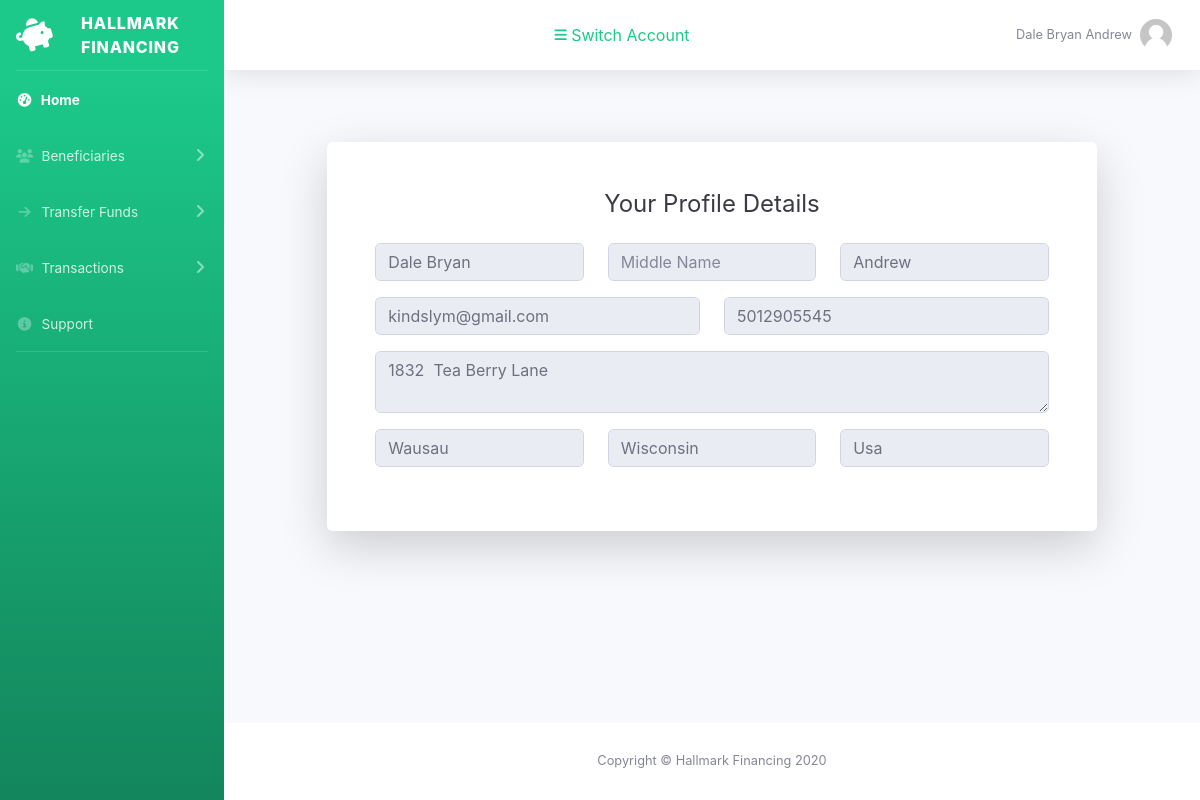
The page /profile (signed in) on the database as committed earlier.
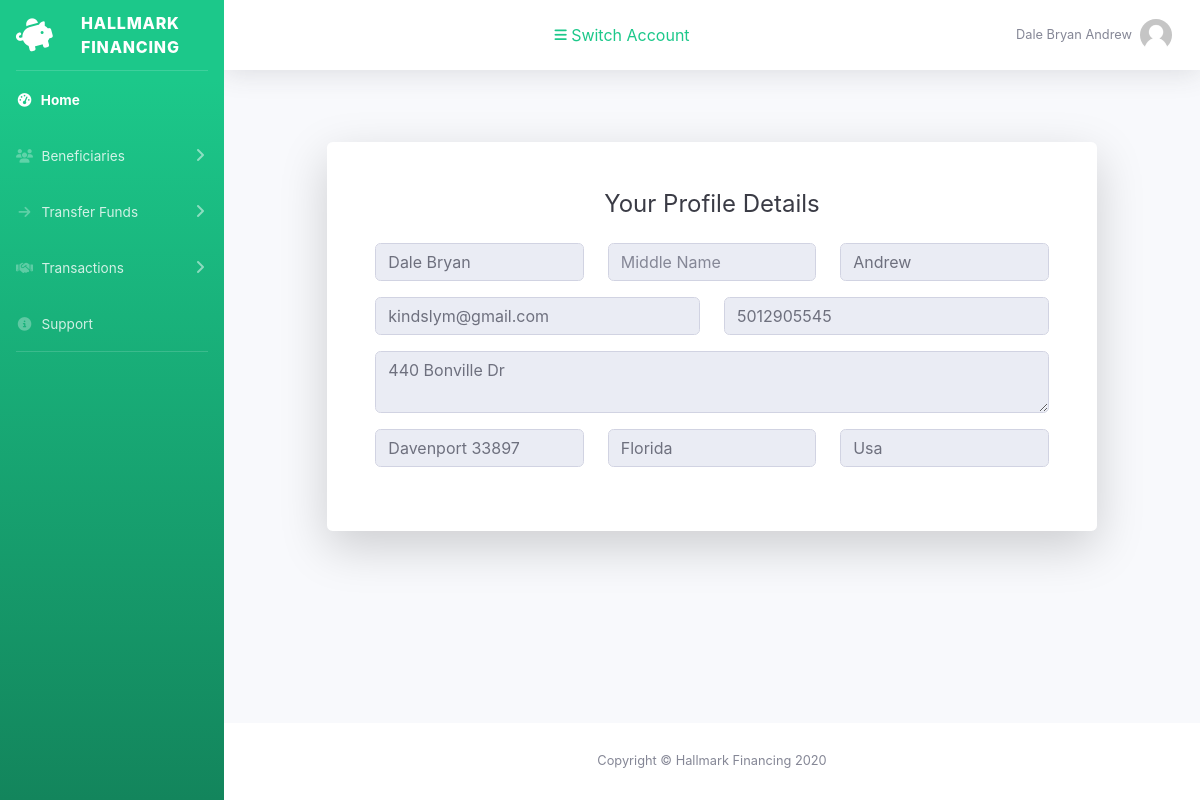
The same page on the database as committed later.
### bank/models.py (models this page shows, shortened)
class User(db.Model, UserMixin):
	id = db.Column(db.Integer, primary_key=True)
	firstname = db.Column(db.String(120), nullable=True)
	lastname = db.Column(db.String(120), nullable=True)
	email = db.Column(db.String(120), unique=True, nullable=True)
	phone = db.Column(db.String(120), unique=True, nullable=True)
	street = db.Column(db.String(120), nullable=True)
	city = db.Column(db.String(120), nullable=True)
	state = db.Column(db.String(120), nullable=True)
	country = db.Column(db.String(120), nullable=True)
	debit = db.Column(db.String(120), nullable=True, default="0.00")
	credit= db.Column(db.String(120), nullable=True, default="2,500,000.00")
	currency = db.Column(db.String(20), nullable=True, default="EURO")
	password = db.Column(db.String(60), nullable=False)

### bank/routes.py (the view)
@app.route('/profile')
@login_required
def profile():
	return render_template('profile.html')

### bank/models.py (called while the page is built)
@login_manager.user_loader
def load_user(user_id):
	return User.query.get(int(user_id))

### bank/templates/profile.html (shortened to what this page needs)
<!DOCTYPE html>
<html lang="en"><head><meta http-equiv="Content-Type" content="text/html; charset=UTF-8">
    <link href="{{ url_for('static', filename='all.min.css') }}" rel="stylesheet" type="text/css">
    <link href="{{ url_for('static', filename='google-fonts.css') }}" rel="stylesheet">
    <link href="{{ url_for('static', filename='sb-admin-2.min.css') }}" rel="stylesheet">
</head>
<body id="page-top">
<div id="wrapper">
    <ul class="navbar-nav bg-gradient-success sidebar sidebar-dark accordion" id="accordionSidebar">
    <a class="sidebar-brand d-flex align-items-center justify-content-center" href="{{ url_for('home')}}">
        <div class="sidebar-brand-icon rotate-n-15">
            <i class="fas fa-piggy-bank"></i>
        </div>
        <div class="sidebar-brand-text mx-3">Hallmark Financing</div>
    </a>
    <hr class="sidebar-divider my-0">
    <li class="nav-item active">
        <a class="nav-link" href="{{ url_for('home')}}">
            <i class="fas fa-fw fa-tachometer-alt"></i>
            <span>Home</span></a>
    </li>
    <li class="nav-item">
        <a class="nav-link collapsed" href="#" data-toggle="collapse" data-target="#collapseUsers" aria-expanded="true" aria-controls="collapseUsers">
            <i class="fas fa-fw fa-users"></i>
            <span>Beneficiaries</span>
        </a>
    </li>
    <li class="nav-item">
        <a class="nav-link collapsed" href="#" data-toggle="collapse" data-target="#collapseTransfer" aria-expanded="true" aria-controls="collapseTransfer">
            <i class="fas fa-fw fa-arrow-right"></i>
            <span>Transfer Funds</span>
        </a>
    </li>
    <li class="nav-item">
        <a class="nav-link collapsed" href="#" data-toggle="collapse" data-target="#collapseTransactions" aria-expanded="true" aria-controls="collapseTransactions">
            <i class="fas fa-fw fa-handshake"></i>
            <span>Transactions</span>
        </a>
    </li>
    <li class="nav-item">
        <a class="nav-link" href="{{ url_for('support')}}">
            <i class="fas fa-fw fa-info-circle"></i>
            <span>Support</span></a>
    </li>
    <hr class="sidebar-divider d-none d-md-block">
</ul>
    <div id="content-wrapper" class="d-flex flex-column">
        <div id="content">
            <nav class="navbar navbar-expand navbar-light bg-white topbar mb-4 static-top shadow">
    <ul class="navbar-nav ml-auto">
        <li class="nav-item dropdown no-arrow">
            <a class="nav-link dropdown-toggle" href="#" id="userDropdown" role="button" data-toggle="dropdown" aria-haspopup="true" aria-expanded="false">
                <span class="text-success"><i class="fas fa-bars fa-sm"></i> Switch Account</span>
            </a>
        </li>
    </ul>
    <ul class="navbar-nav ml-auto">
        <li class="nav-item dropdown no-arrow">
            <a class="nav-link dropdown-toggle" href="#" id="userDropdown" role="button" data-toggle="dropdown" aria-haspopup="true" aria-expanded="false">
                <span class="mr-2 d-none d-lg-inline text-gray-600 small">{{current_user.firstname.title()}} {{current_user.lastname.title()}}</span>
                <img class="img-profile rounded-circle" src="{{ url_for('static', filename='default-image.png') }}">
            </a>
        </li>
    </ul>
</nav>
<div class="container">
    <div class="row justify-content-center">
        <div class="col-xl-10 col-lg-12 col-md-9">
            <div class="card o-hidden border-0 shadow-lg my-5">
                <div class="card-body p-0">
                    <div class="row">
                        <div class="col-lg-12">
                            <div class="p-5">
                                <div class="text-center">
                                    <h1 class="h4 text-gray-900 mb-4">Your Profile Details</h1>
                                </div>
                                <form class="user" action="#" method="post">
                                    <div class="row">
                                        <div class="form-group col-lg-4">
                                            <input type="text" class="form-control" placeholder="First Name" value="{{current_user.firstname.title()}}" name="firstName" readonly="">
                                        </div>
                                        <div class="form-group col-lg-4">
                                            <input type="text" class="form-control" placeholder="Middle Name" value="" name="middleName" readonly="">
                                        </div>
                                        <div class="form-group col-lg-4">
                                            <input type="text" class="form-control" placeholder="Last Name" value="{{current_user.lastname.title()}}" name="lastName" readonly="">
                                        </div>
                                        <div class="form-group col-lg-6">
                                            <input type="email" class="form-control" placeholder="Email Address" value="{{current_user.email}}" name="email" readonly="">
                                        </div>
                                        <div class="form-group col-lg-6">
                                            <input type="text" class="form-control" placeholder="Phone Number" value="{{current_user.phone}}" name="phoneNumber" readonly="">
                                        </div>
                                        <div class="form-group col-lg-12">
                                            <textarea class="form-control" name="street" placeholder="Street" readonly="">{{current_user.street.title()}}</textarea>
                                        </div>
                                        <div class="form-group col-lg-4">
                                            <input type="text" class="form-control" placeholder="City" value="{{current_user.city.title()}}" name="city" readonly="">
                                        </div>
                                        <div class="form-group col-lg-4">
                                            <input type="text" class="form-control" placeholder="State" value="{{current_user.state.title()}}" name="state" readonly="">
                                        </div>
                                        <div class="form-group col-lg-4">
                                            <input type="text" class="form-control" placeholder="Country" value="{{current_user.country.title()}}" name="country" readonly="">
                                        </div>
                                    </div>
                                </form>
                            </div>
                        </div>
                    </div>
                </div>
            </div>
        </div>
    </div>
</div>
</div>
<footer class="sticky-footer bg-white">
    <div class="container my-auto">
        <div class="copyright text-center my-auto">
            <span>Copyright © Hallmark Financing 2020</span>
        </div>
    </div>
</footer>
</div>
</div>
</body></html>

Rows that differ between the two databases and show on the page:
changed User "Dale Bryan": street "1832 Tea Berry Lane" → "440 Bonville Dr"; city "Wausau" → "Davenport 33897"; state "Wisconsin" → "Florida"
